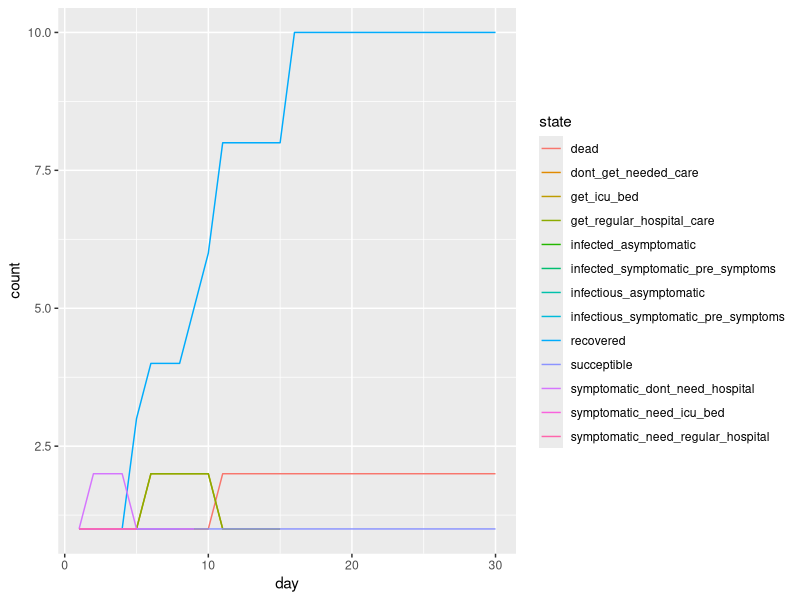

Write R code to recreate this figure.
## ---- chunk 1
knitr::opts_chunk$set(echo = TRUE)
library(tidyverse)
## ---- chunk 2
initial_population_size = 10000 # TODO - choose bigger number later
total_days = 100

# TODO - fill these in with real numbers
day_of_first_distancing_guideline = 10
day_of_stronger_distancing_directive = 15
length_of_distancing_directive = 90
## ---- chunk 3
## BIG TODO: add citations for these numbers

#probability_symptomatic = 2/3 # Take this out?
probability_asymptomatic = 1/3

# TODO: break this out into it's own code chunk with explanation? Weighted average, solved equations to get 
basic_reproductive_number = 2.4
symptomatic_reproductive_number = basic_reproductive_number*(6/5)
asymptomatic_reproductive_number = basic_reproductive_number*(3/5)

time_until_infectious = 4 # This is figured from the incubation period, and rounded down from 4.6 so I can do steps in full days.

# For the asymptomatic types
asymptomatic_time_from_infectious_to_recovery = 4 # This is figured from the generation time (confusing). Should this be longer??

# For the symptomatic types
time_infectious_before_symptom_onset = 1
time_from_symptom_onset_to_recovery = 4

time_until_seeking_care = 5 # This is the number of days after symptom onset that people seek hospital care if they need it, on average
time_in_hospital_bed = 10
time_until_death_if_no_care = 10

## ---- chunk 4
# TODO - fill in distributions of: age, health status/underlying conditions, "essential" jobs, poverty levels, incarcerated, homeless, detained immigrants, insurance coverage

acs_age_estimates =
  read_csv("./ACSST1Y2018.S0101_data_with_overlays_2020-04-19T143631.csv")

population_distribution_by_decade =
  acs_age_estimates %>% 
  select(., matches("S0101_C01_0(0[2-9]|1[0-9])E")) %>% 
  slice(., 2:2) %>% 
  rename_all(~c('00-04','05-09','10-14','15-19','20-24','25-29','30-34','35-39','40-44',
                '45-49','50-54','55-59','60-64', '65-69','70-74','75-79','80-84','85+')) %>% 
  pivot_longer(., everything(), names_to = "age_ranges", values_to = "estimate_numbers") %>% 
  mutate(., estimate_numbers = as.integer(estimate_numbers)) %>% 
  mutate(., decade = substring(age_ranges,1,1)) %>% 
  group_by(., decade) %>% 
  summarise(., num_people = sum(estimate_numbers)) %>% 
  mutate(., percent_of_total = num_people/sum(num_people))
## ---- chunk 5
# Below is the sum of ICU beds in the 5 boroughs that could be made available
# in a medium patient surge response situation (i.e. by making other hospital beds available),
# according to the Columbia Severe COVID-19 Risk Mapping tool.

# This number is corroborated by a recent news article (3528 vs. 3500): https://www.businessinsider.com/coronavirus-nyc-more-than-doubled-its-icu-capacity-in-weeks-2020-4
total_nyc_icu_beds_medium_surge_response = 200 + 594 + 276 + 524 + 1934

total_nyc_population = sum(population_distribution_by_decade$num_people)

icu_beds_per_person = total_nyc_icu_beds_medium_surge_response / total_nyc_population

initial_icu_bed_capacity = initial_population_size *  icu_beds_per_person

# This is the part that will be used in my model. It will decrease as people in the model use hospital beds.
icu_beds_available = round(initial_icu_bed_capacity)
## ---- chunk 6
# This table is taken directly from the article
ferguson_et_al_table_1 = tibble(
  age_group_by_decade = 0:8,
  percent_symptomatic_requiring_hospital = c(.001, .003, .012, .032, .049, .102, .166, .243, .273),
  percent_hospital_cases_requiring_critical_care = c(.05, .05, .05, .05, .063, .122, .274, .432, .709),
  infection_fatality_ratio = c(.00002, .00006, .0003, .0008, .0015, .006, .022, .051, .093)
)

# Here, I simplify their parameters to create a table of probabilities by age group to use in my model.
# Rather than splitting between people in the hospital who need critical care or not,
# I count anyone needing hospitalization as needing a bed.

# Rather than using the overall fatality by age group, I assume that the only people who die are people who:
# ... get infected, have symptoms, are sick enough to require hospital care,
# ... and either don't get to the hospital, or do but still die.

# To calculate that last probability (dying in the hospital even if you get care),
# I take the estimate from the article that "50% of those in critical care will die"
# and multiply that by the probability of requiring critical care for those in the hospital.
severity_by_age =
  ferguson_et_al_table_1 %>% 
  mutate(., prob_die_in_icu = 0.5*percent_hospital_cases_requiring_critical_care) %>% 
  rename(., prob_need_any_hospital = percent_symptomatic_requiring_hospital,
         prob_need_icu_bed = percent_hospital_cases_requiring_critical_care) %>% 
  select(., -infection_fatality_ratio)
## ---- chunk 7
# TODO: flesh out this section

probability_seek_care_insured = 1
probability_seek_care_uninsured = 0.5

# TODO: decide on cutoff poverty level for ignoring a stay-home directive
## ---- chunk 8
SUCCEPTIBLE = "succeptible"

INFECTED_ASYMPTOMATIC = "infected_asymptomatic"
INFECTIOUS_ASYMPTOMATIC = "infectious_asymptomatic"

INFECTED_SYMPTOMATIC_PRE_SYMPTOMS = "infected_symptomatic_pre_symptoms"
INFECTIOUS_SYMPTOMATIC_PRE_SYMPTOMS = "infectious_symptomatic_pre_symptoms"

SYMPTOMATIC_NEED_REGULAR_HOSPITAL = "symptomatic_need_regular_hospital"
SYMPTOMATIC_NEED_ICU_BED = "symptomatic_need_icu_bed"
SYMPTOMATIC_DONT_NEED_HOSPITAL = "symptomatic_dont_need_hospital"

GET_REGULAR_HOSPITAL_CARE = "get_regular_hospital_care"
GET_ICU_BED = "get_icu_bed"
DONT_GET_NEEDED_CARE = "dont_get_needed_care"

RECOVERED = "recovered"
DEAD = "dead"
## ---- chunk 9
# Set up an empty table with columns for each day in the simulation.
# When someone is randomly selected to be infected, I put a 1 in the spot corresponding to that person (row) on that day (column).
# This is referenced by the change_state function, to transition people from SUCCEPTIBLE to INFECTED.
newly_infected = tibble(
  person_ids = 1:initial_population_size,
)

for (i in 1:total_days) {
  newly_infected =
    add_column(
      newly_infected,
      !!str_c("day_", i) := 0
      )
}

# This function gets called a variable number of times when someone is contageous.
# They infect a random person, according to the specific parameters of the situation (taking into account who and how many people are staying at home.)
# When someone is infected, a 1 gets placed in the newly_infected table for that specific person on the day they're infected.
infect_someone = function(day){
  day_col = str_c("day_", day)
  
  succeptibles = which(newly_infected[[day_col]] == 0)
  person_to_infect = sample(succeptibles,1)
  
  # newly_infected[[day_col]][person_to_infect] <<- 1
  }

# remove this later, printing just for debugging
newly_infected
## ---- chunk 10
change_state = function(id, prev_state, day, population){ #TODO: Fix inputs elsewhere
  new_state = prev_state # The default is to stay at the same state. This always happens for RECOVERED or DEAD
  rand = .9 ## JUST FOR DEBUGGING
  #rand = runif(1) #Question: is it ok to use the same random number for every decision in this function?
  
  if (prev_state == SUCCEPTIBLE) {
    if (newly_infected[[str_c("day_", day)]][id] == 1) {
      if (rand <= probability_asymptomatic) {new_state = INFECTED_ASYMPTOMATIC}
      else {new_state = INFECTED_SYMPTOMATIC_PRE_SYMPTOMS}
    }
  }

  if (prev_state == INFECTED_ASYMPTOMATIC) {
    # wait 4 days before turning infectious
    earlier_state_to_check = population[[str_c("day_", day - time_until_infectious)]][id]
    if (!is.null(earlier_state_to_check) && earlier_state_to_check == INFECTED_ASYMPTOMATIC) {
      new_state = INFECTIOUS_ASYMPTOMATIC
      
      # infect others according to parameters
      # TODO - finish this section (infect how many people? on what days?)
      infect_someone(day + 1)
    }
  }

  if (prev_state == INFECTIOUS_ASYMPTOMATIC) {
    # wait 4 days before recovering
    earlier_state_to_check = population[[str_c("day_", day - asymptomatic_time_from_infectious_to_recovery)]][id]
    if (!is.null(earlier_state_to_check) && earlier_state_to_check == INFECTIOUS_ASYMPTOMATIC) {
      new_state = RECOVERED
    }
  }

  if (prev_state == INFECTED_SYMPTOMATIC_PRE_SYMPTOMS) {
    # wait 4 days before turning infectious
    earlier_state_to_check = population[[str_c("day_", day - time_until_infectious)]][id]
    if (!is.null(earlier_state_to_check) && earlier_state_to_check == INFECTED_SYMPTOMATIC_PRE_SYMPTOMS) {
      new_state = INFECTIOUS_SYMPTOMATIC_PRE_SYMPTOMS
      
      # infect others according to parameters
      # TODO - finish this section (infect how many people? on what days?)
      infect_someone(day + 1)
    }
  }

  if (prev_state == INFECTIOUS_SYMPTOMATIC_PRE_SYMPTOMS) {
    # wait 1 day before turning symptomatic. severity of illness is based on demographics
    earlier_state_to_check = population[[str_c("day_", day - time_infectious_before_symptom_onset)]][id]
    if (!is.null(earlier_state_to_check) && earlier_state_to_check == INFECTIOUS_SYMPTOMATIC_PRE_SYMPTOMS) {
      if (rand < 0.2) { # TODO - instead of being a number, rely on a table: severity_by_age$prob_need_hospital
        if (rand < 0.1) { # for this random number, maybe do .2*.1? severity_by_age$prob_need_icu
          new_state = SYMPTOMATIC_NEED_ICU_BED
        } else {
          new_state = SYMPTOMATIC_NEED_REGULAR_HOSPITAL
        }
      } else { 
        new_state = SYMPTOMATIC_DONT_NEED_HOSPITAL
      }
    }
  }

  if (prev_state == SYMPTOMATIC_NEED_ICU_BED) {
    # seek care with 5 day delay or don't, depending on demographics
    earlier_state_to_check = population[[str_c("day_", day - time_until_seeking_care)]][id]
    if (!is.null(earlier_state_to_check) && earlier_state_to_check == SYMPTOMATIC_NEED_ICU_BED) {
      if (rand < 0.3) { # If they don't seek care: # TODO - instead of being a number, rely on a table or function (to be filled in later)
        new_state = DONT_GET_NEEDED_CARE
      } else { # If they do seek care: either get care or don't, depending on bed availability
        if (icu_beds_available > 0) {
          icu_beds_available = icu_beds_available - 1
          new_state = GET_ICU_BED
        } else {
          new_state = DONT_GET_NEEDED_CARE
        }
      }
    }
  }

  if (prev_state == SYMPTOMATIC_NEED_REGULAR_HOSPITAL) {
    # seek care with 5 day delay or don't, depending on demographics
    earlier_state_to_check = population[[str_c("day_", day - time_until_seeking_care)]][id]
    if (!is.null(earlier_state_to_check) && earlier_state_to_check == SYMPTOMATIC_NEED_REGULAR_HOSPITAL) {
      if (rand < 0.3) { # If they don't seek care: # TODO - instead of being a number, rely on a table or function (to be filled in later)
        new_state = DONT_GET_NEEDED_CARE
      } else {
        new_state = GET_REGULAR_HOSPITAL_CARE
      }
    }
  }

  if (prev_state == SYMPTOMATIC_DONT_NEED_HOSPITAL) {
    # wait 4 days then recover
    earlier_state_to_check = population[[str_c("day_", day - time_from_symptom_onset_to_recovery)]][id]
    if (!is.null(earlier_state_to_check) && earlier_state_to_check == SYMPTOMATIC_DONT_NEED_HOSPITAL) {
      new_state = RECOVERED
    }
  }

  if (prev_state == GET_ICU_BED) {
    # after 10 days in bed, probabalistically die or recover
    earlier_state_to_check = population[[str_c("day_", day - time_in_hospital_bed)]][id]
    if (!is.null(earlier_state_to_check) && earlier_state_to_check == GET_ICU_BED) {
      if (rand < 0.5) { # TODO - instead of being a number, rely on a table: severity_by_age$prob_die_in_ICU
        new_state = DEAD
      } else {
        new_state = RECOVERED
      }
      icu_beds_available = icu_beds_available + 1
    }
  }
  
  if (prev_state == GET_REGULAR_HOSPITAL_CARE) {
    # after 10 days in bed, recover
    earlier_state_to_check = population[[str_c("day_", day - time_in_hospital_bed)]][id]
    if (!is.null(earlier_state_to_check) && earlier_state_to_check == GET_REGULAR_HOSPITAL_CARE) {
      new_state = RECOVERED
    }
  }

  if (prev_state == DONT_GET_NEEDED_CARE) {
    # die after 10 days
    earlier_state_to_check = population[[str_c("day_", day - time_until_death_if_no_care)]][id]
    if (!is.null(earlier_state_to_check) && earlier_state_to_check == DONT_GET_NEEDED_CARE) {
      new_state = DEAD
    }
  }

  # Take out later, for debugging
  # cat("\n\nPerson ID: ", id)
  # cat("\nDay: ", day)
  # cat("\nPrevious state: ", prev_state)
  # cat("\nRandom number: ", rand)
  # cat("\nNew state: ", new_state)

  new_state
}
## ---- chunk 11
# TODO: create the population according to demographic markers, and randomly assign the infected person.
create_initial_population_with_one_infected = function(size){
  one_infected = c(INFECTED_SYMPTOMATIC_PRE_SYMPTOMS)
  others_succeptible = rep(c(SUCCEPTIBLE), size - 1)
  
  c(one_infected, others_succeptible)
}

one_of_each_state = function(size){
  c(SUCCEPTIBLE,
    INFECTED_ASYMPTOMATIC,
    INFECTIOUS_ASYMPTOMATIC,
    INFECTED_SYMPTOMATIC_PRE_SYMPTOMS,
    INFECTIOUS_SYMPTOMATIC_PRE_SYMPTOMS,
    SYMPTOMATIC_NEED_REGULAR_HOSPITAL,
    SYMPTOMATIC_NEED_ICU_BED,
    SYMPTOMATIC_DONT_NEED_HOSPITAL,
    GET_REGULAR_HOSPITAL_CARE,
    GET_ICU_BED,
    DONT_GET_NEEDED_CARE,
    RECOVERED,
    DEAD)
}

# OLD CODE: using factors. Don't delete until I've figured it out.
# create_initial_population_with_one_infected = function(size){
#   one_infected = as.factor(c(INFECTED_SYMPTOMATIC_PRE_SYMPTOMS))
#   others_succeptible = rep(as.factor(c(SUCCEPTIBLE)), size - 1)
#   
#   fct_c(one_infected, others_succeptible)
# }

# remove this later, printing just for debugging
#create_initial_population_with_one_infected(initial_population_size)
## ---- chunk 12
# TODO: decide what to do about states as factors. Currently I just made everything strings because I couldn't keep things straight.
run_simulation = function(initial_population_size, initial_population_function, total_days) {
  population = tibble(
    person_ids = 1:initial_population_size,
    day_1 = initial_population_function(initial_population_size)
  )
  
  for (day in 2:total_days) {
    prev_day = population[[(str_c("day_", day - 1))]]
    population =
      add_column(
        population,
        !!str_c("day_", day) := flatten_chr(map2(population$person_ids, prev_day, change_state, day, population))
      )
  }
  
  population
}

#population = run_simulation(initial_population_size, create_initial_population_with_one_infected, total_days)
population = run_simulation(13, one_of_each_state, 30)
population

## ---- chunk 13
# TODO:
# 1. combine into infected: all but succeptible, recocered, dead
# 2. combine into need hospital care: get_hospital_care, dont_get_needed_care
population_to_visualize =
  pivot_longer(
    population,
    cols = starts_with("day_"),
    names_to = "day",
    values_to = "state",
    names_prefix = "day_"
  ) %>% 
  mutate(day = as.numeric(day)) %>% 
  group_by(day, state) %>%
  summarize(count = n())

## NOTE:
## For transitory states like "infected", the count represents how many people are infected on that day.
## However, for a state like "dead", the count represents how many people total have died up until that point (because once you reach the "dead" state, you stay at that state forever).


# remove this later, printing just for debugging
population_to_visualize
## ---- chunk 14
# TODO:
# 1. graph straight line for hospital bed capacity
# 2. add counts and rates for: total dead, total cases, number never sick, total denied care b/c over capacity (not the same as didn't seek care)
ggplot(population_to_visualize, 
       aes(x = day, y = count, color = state)) + 
  geom_line()
